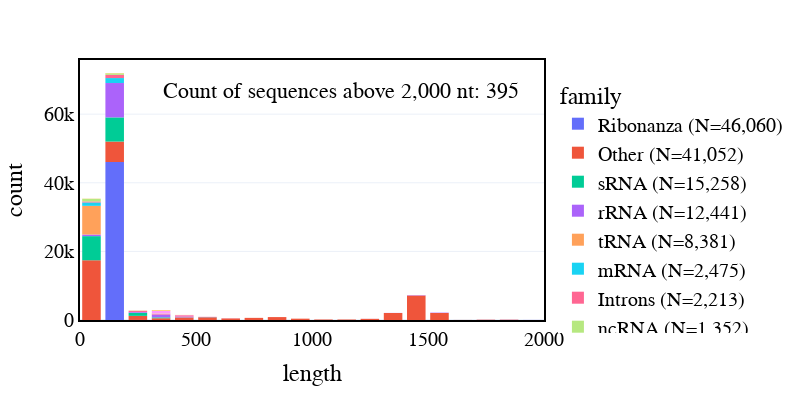

Notebook code for this chart:
### Code cell
df.sort_values(by='family_count', ascending=False, inplace=True)

fig = px.histogram(df, x="length", color="family",nbins=int(np.ceil(df['length'].max()/100)), range_x=[0, 2000],
                   color_discrete_sequence= px.colors.qualitative.Plotly + [px.colors.qualitative.Plotly[-1]]*10000,
)
 


fig.update_layout(
    height=400,
    width=800,
    title_x=0.5,
    title_y=0.95,
    font_size=20,
    font_color='black',
    legend_font_size=20,
    legend_font_family='Arial',
    legend_font_color='black',
    legend_x=1.03,
    legend_y=0.95,
    legend_traceorder='normal',
    legend_bordercolor='black',
    template="plotly_white",
    bargap=0.2,
)

# use helvetica
fig.update_layout(
    font_family="helvetica",
    font_color="black",
    title_font_family="helvetica",
    title_font_color="black",
    legend_title_font_color="black",
    legend_font_color="black",
    xaxis_title_font_family="helvetica",
    yaxis_title_font_family="helvetica",
    xaxis_tickfont_family="helvetica",
    yaxis_tickfont_family="helvetica",
    legend_font_family="helvetica",
)

# write the number of values above 2000 
fig.add_annotation(dict(
    x=0.95,
    y=0.93,
    text='Count of sequences above 2,000 nt: {}'.format(len(df[df['length'] > 2000])),
    showarrow=False,
    font=dict(size=22),
    xref='paper',
    yref='paper',
    xanchor='right',
    yanchor='top',
))

# add frame around the plot
fig.update_xaxes(showline=True, linewidth=2, linecolor='black', mirror=True)
# make log
fig.update_yaxes(showline=True, linewidth=2, linecolor='black', mirror=True)

fig.show()

# save to pdf
import plotly.io as pio
pio.write_image(fig, '../Supplementary/images/S2/family_length_distribution.pdf')

### Figure 1 — Plotly figure (JSON) as saved in the notebook; plotly's stock layout.template omitted (floating-point values rounded to 4 significant figures; data arrays with more than 128 entries replaced by an {"elided": "..."} marker saying what was removed)
{"data": [{"alignmentgroup": "True", "bingroup": "x", "hovertemplate": "family=Ribonanza (N=46,060)<br>length=%{x}<br>count=%{y}<extra></extra>", "legendgroup": "Ribonanza (N=46,060)", "marker": {"color": "#636EFA", "pattern": {"shape": ""}}, "name": "Ribonanza (N=46,060)", "nbinsx": 44, "offsetgroup": "Ribonanza (N=46,060)", "orientation": "v", "showlegend": true, "type": "histogram", "x": {"elided": "46060 int values"}, "xaxis": "x", "yaxis": "y"}, {"alignmentgroup": "True", "bingroup": "x", "hovertemplate": "family=Other (N=41,052)<br>length=%{x}<br>count=%{y}<extra></extra>", "legendgroup": "Other (N=41,052)", "marker": {"color": "#EF553B", "pattern": {"shape": ""}}, "name": "Other (N=41,052)", "nbinsx": 44, "offsetgroup": "Other (N=41,052)", "orientation": "v", "showlegend": true, "type": "histogram", "x": {"elided": "41052 int values"}, "xaxis": "x", "yaxis": "y"}, {"alignmentgroup": "True", "bingroup": "x", "hovertemplate": "family=sRNA (N=15,258)<br>length=%{x}<br>count=%{y}<extra></extra>", "legendgroup": "sRNA (N=15,258)", "marker": {"color": "#00CC96", "pattern": {"shape": ""}}, "name": "sRNA (N=15,258)", "nbinsx": 44, "offsetgroup": "sRNA (N=15,258)", "orientation": "v", "showlegend": true, "type": "histogram", "x": {"elided": "15258 int values"}, "xaxis": "x", "yaxis": "y"}, {"alignmentgroup": "True", "bingroup": "x", "hovertemplate": "family=rRNA (N=12,441)<br>length=%{x}<br>count=%{y}<extra></extra>", "legendgroup": "rRNA (N=12,441)", "marker": {"color": "#AB63FA", "pattern": {"shape": ""}}, "name": "rRNA (N=12,441)", "nbinsx": 44, "offsetgroup": "rRNA (N=12,441)", "orientation": "v", "showlegend": true, "type": "histogram", "x": {"elided": "12441 int values"}, "xaxis": "x", "yaxis": "y"}, {"alignmentgroup": "True", "bingroup": "x", "hovertemplate": "family=tRNA (N=8,381)<br>length=%{x}<br>count=%{y}<extra></extra>", "legendgroup": "tRNA (N=8,381)", "marker": {"color": "#FFA15A", "pattern": {"shape": ""}}, "name": "tRNA (N=8,381)", "nbinsx": 44, "offsetgroup": "tRNA (N=8,381)", "orientation": "v", "showlegend": true, "type": "histogram", "x": {"elided": "8381 int values"}, "xaxis": "x", "yaxis": "y"}, {"alignmentgroup": "True", "bingroup": "x", "hovertemplate": "family=mRNA (N=2,475)<br>length=%{x}<br>count=%{y}<extra></extra>", "legendgroup": "mRNA (N=2,475)", "marker": {"color": "#19D3F3", "pattern": {"shape": ""}}, "name": "mRNA (N=2,475)", "nbinsx": 44, "offsetgroup": "mRNA (N=2,475)", "orientation": "v", "showlegend": true, "type": "histogram", "x": {"elided": "2475 int values"}, "xaxis": "x", "yaxis": "y"}, {"alignmentgroup": "True", "bingroup": "x", "hovertemplate": "family=Introns (N=2,213)<br>length=%{x}<br>count=%{y}<extra></extra>", "legendgroup": "Introns (N=2,213)", "marker": {"color": "#FF6692", "pattern": {"shape": ""}}, "name": "Introns (N=2,213)", "nbinsx": 44, "offsetgroup": "Introns (N=2,213)", "orientation": "v", "showlegend": true, "type": "histogram", "x": {"elided": "2213 int values"}, "xaxis": "x", "yaxis": "y"}, {"alignmentgroup": "True", "bingroup": "x", "hovertemplate": "family=ncRNA (N=1,352)<br>length=%{x}<br>count=%{y}<extra></extra>", "legendgroup": "ncRNA (N=1,352)", "marker": {"color": "#B6E880", "pattern": {"shape": ""}}, "name": "ncRNA (N=1,352)", "nbinsx": 44, "offsetgroup": "ncRNA (N=1,352)", "orientation": "v", "showlegend": true, "type": "histogram", "x": {"elided": "1352 int values"}, "xaxis": "x", "yaxis": "y"}, {"alignmentgroup": "True", "bingroup": "x", "hovertemplate": "family=tmRNA (N=930)<br>length=%{x}<br>count=%{y}<extra></extra>", "legendgroup": "tmRNA (N=930)", "marker": {"color": "#FF97FF", "pattern": {"shape": ""}}, "name": "tmRNA (N=930)", "nbinsx": 44, "offsetgroup": "tmRNA (N=930)", "orientation": "v", "showlegend": true, "type": "histogram", "x": {"elided": "930 int values"}, "xaxis": "x", "yaxis": "y"}, {"alignmentgroup": "True", "bingroup": "x", "hovertemplate": "family=RNP (N=346)<br>length=%{x}<br>count=%{y}<extra></extra>", "legendgroup": "RNP (N=346)", "marker": {"color": "#FECB52", "pattern": {"shape": ""}}, "name": "RNP (N=346)", "nbinsx": 44, "offsetgroup": "RNP (N=346)", "orientation": "v", "showlegend": true, "type": "histogram", "x": {"elided": "346 int values"}, "xaxis": "x", "yaxis": "y"}, {"alignmentgroup": "True", "bingroup": "x", "hovertemplate": "family=telomerase (N=97)<br>length=%{x}<br>count=%{y}<extra></extra>", "legendgroup": "telomerase (N=97)", "marker": {"color": "#FECB52", "pattern": {"shape": ""}}, "name": "telomerase (N=97)", "nbinsx": 44, "offsetgroup": "telomerase (N=97)", "orientation": "v", "showlegend": true, "type": "histogram", "x": [399, 175, 112, 186, 189, 164, 161, 190, 164, 188, 1158, 1165, 1220, 1215, 1196, 1165, 1784, 1824, 405, 444, 451, 160, 397, 426, 449, 448, 491, 434, 412, 451, 446, 508, 1215, 1219, 1215, 443, 154, 447, 109, 165, 165, 188, 162, 207, 134, 112, 130, 123, 130, 128, 123, 112, 129, 2072, 2049, 164, 210, 1158, 150, 1163, 115, 113, 129, 118, 134, 111, 113, 116, 115, 107, 113, 133, 163, 189, 443, 111, 559, 397, 443, 451, 446, 445, 388, 467, 478, 382, 397, 465, 443, 410, 444, 449, 443, 453, 548, 450, 1216], "xaxis": "x", "yaxis": "y"}, {"alignmentgroup": "True", "bingroup": "x", "hovertemplate": "family=SPR (N=55)<br>length=%{x}<br>count=%{y}<extra></extra>", "legendgroup": "SPR (N=55)", "marker": {"color": "#FECB52", "pattern": {"shape": ""}}, "name": "SPR (N=55)", "nbinsx": 44, "offsetgroup": "SPR (N=55)", "orientation": "v", "showlegend": true, "type": "histogram", "x": [77, 75, 87, 77, 92, 76, 87, 85, 87, 68, 75, 87, 71, 88, 74, 87, 78, 75, 78, 76, 76, 74, 61, 78, 77, 74, 77, 77, 76, 75, 70, 76, 76, 76, 77, 87, 76, 86, 77, 87, 61, 76, 78, 73, 72, 87, 86, 75, 87, 90, 76, 84, 79, 61, 86], "xaxis": "x", "yaxis": "y"}], "layout": {"annotations": [{"font": {"size": 22}, "showarrow": false, "text": "Count of sequences above 2,000 nt: 395", "x": 0.95, "xanchor": "right", "xref": "paper", "y": 0.93, "yanchor": "top", "yref": "paper"}], "bargap": 0.2, "barmode": "relative", "font": {"color": "black", "family": "helvetica", "size": 20}, "height": 400, "legend": {"bordercolor": "black", "font": {"color": "black", "family": "helvetica", "size": 20}, "title": {"font": {"color": "black"}, "text": "family"}, "tracegroupgap": 0, "traceorder": "normal", "x": 1.03, "y": 0.95}, "margin": {"t": 60}, "title": {"font": {"color": "black", "family": "helvetica"}, "x": 0.5, "y": 0.95}, "width": 800, "xaxis": {"anchor": "y", "domain": [0, 1], "linecolor": "black", "linewidth": 2, "mirror": true, "range": [0, 2000], "showline": true, "tickfont": {"family": "helvetica"}, "title": {"font": {"family": "helvetica"}, "text": "length"}}, "yaxis": {"anchor": "x", "domain": [0, 1], "linecolor": "black", "linewidth": 2, "mirror": true, "showline": true, "tickfont": {"family": "helvetica"}, "title": {"font": {"family": "helvetica"}, "text": "count"}}}}
